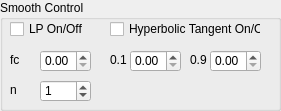
     <widget class="QGroupBox" name="groupBox_6">
      <property name="geometry">
       <rect>
        <x>220</x>
        <y>300</y>
        <width>281</width>
        <height>111</height>
       </rect>
      </property>
      <property name="title">
       <string>Smooth Control</string>
      </property>
      <widget class="QCheckBox" name="SmoothLP">
       <property name="enabled">
        <bool>true</bool>
       </property>
       <property name="geometry">
        <rect>
         <x>10</x>
         <y>20</y>
         <width>101</width>
         <height>18</height>
        </rect>
       </property>
       <property name="text">
        <string>LP On/Off</string>
       </property>
      </widget>
      <widget class="QLabel" name="SmoothThresholdLabel_4">
       <property name="geometry">
        <rect>
         <x>110</x>
         <y>50</y>
         <width>21</width>
         <height>20</height>
        </rect>
       </property>
       <property name="text">
        <string>0.1</string>
       </property>
      </widget>
      <widget class="QDoubleSpinBox" name="SmoothThreshold1">
       <property name="geometry">
        <rect>
         <x>130</x>
         <y>50</y>
         <width>51</width>
         <height>22</height>
        </rect>
       </property>
       <property name="decimals">
        <number>2</number>
       </property>
       <property name="minimum">
        <double>0.000000000000000</double>
       </property>
       <property name="maximum">
        <double>100.000000000000000</double>
       </property>
      </widget>
      <widget class="QLabel" name="SmoothThresholdLabel_5">
       <property name="geometry">
        <rect>
         <x>190</x>
         <y>50</y>
         <width>21</width>
         <height>20</height>
        </rect>
       </property>
       <property name="text">
        <string>0.9</string>
       </property>
      </widget>
      <widget class="QDoubleSpinBox" name="SmoothLPCutoff">
       <property name="geometry">
        <rect>
         <x>40</x>
         <y>50</y>
         <width>51</width>
         <height>22</height>
        </rect>
       </property>
       <property name="decimals">
        <number>2</number>
       </property>
       <property name="minimum">
        <double>0.000000000000000</double>
       </property>
       <property name="maximum">
        <double>20.000000000000000</double>
       </property>
      </widget>
      <widget class="QLabel" name="SmoothAlphaLabel_2">
       <property name="geometry">
        <rect>
         <x>10</x>
         <y>50</y>
         <width>31</width>
         <height>20</height>
        </rect>
       </property>
       <property name="text">
        <string>fc</string>
       </property>
      </widget>
      <widget class="QDoubleSpinBox" name="SmoothThreshold2">
       <property name="geometry">
        <rect>
         <x>210</x>
         <y>50</y>
         <width>51</width>
         <height>22</height>
        </rect>
       </property>
       <property name="decimals">
        <number>2</number>
       </property>
       <property name="minimum">
        <double>0.000000000000000</double>
       </property>
       <property name="maximum">
        <double>100.000000000000000</double>
       </property>
      </widget>
      <widget class="QCheckBox" name="SmoothHyperbolic">
       <property name="enabled">
        <bool>true</bool>
       </property>
       <property name="geometry">
        <rect>
         <x>110</x>
         <y>20</y>
         <width>151</width>
         <height>18</height>
        </rect>
       </property>
       <property name="text">
        <string>Hyperbolic Tangent On/Off</string>
       </property>
      </widget>
      <widget class="QDoubleSpinBox" name="SmoothLPOrder">
       <property name="geometry">
        <rect>
         <x>40</x>
         <y>80</y>
         <width>51</width>
         <height>22</height>
        </rect>
       </property>
       <property name="decimals">
        <number>0</number>
       </property>
       <property name="minimum">
        <double>0.000000000000000</double>
       </property>
       <property name="maximum">
        <double>20.000000000000000</double>
       </property>
       <property name="value">
        <double>1.000000000000000</double>
       </property>
      </widget>
      <widget class="QLabel" name="SmoothAlphaLabel_3">
       <property name="geometry">
        <rect>
         <x>10</x>
         <y>80</y>
         <width>31</width>
         <height>20</height>
        </rect>
       </property>
       <property name="text">
        <string>n</string>
       </property>
      </widget>
     </widget>
